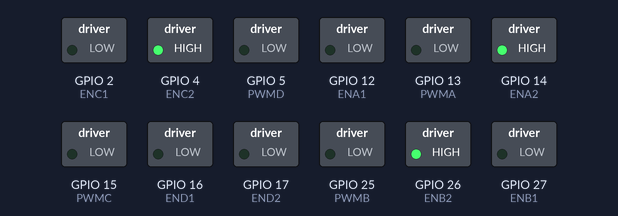
This sketch was run on a simulated ESP32. Parts: switched loads named in the sketch (green lamp = pin HIGH). Nothing arrives over Bluetooth unless stated; what the sketch prints to the serial monitor is not drawn.

Above: at 0.1 s.
Timing chart, 0 to 1.6 s (numbered marks = the images above):
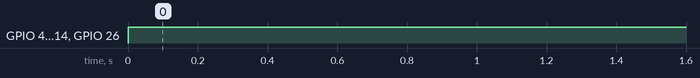

Measured:
- by itself, GPIO 4 (ENC2), GPIO 14 (ENA2), GPIO 26 (ENB2): LOW → HIGH at 0.00 s

The sketch:

TransporterOmni.ino
```cpp
#include <Ps3Controller.h>

#define PWMA  13
#define ENA1  12
#define ENA2  14
#define PWMB  25
#define ENB1  27
#define ENB2  26
#define PWMC  15
#define ENC1  2
#define ENC2  4
#define PWMD  5
#define END1  16
#define END2  17
#define SERVO 19

#define TIM_M1  2
#define TIM_M2  3
#define TIM_M3  4
#define TIM_M4  5
#define res     10
#define freq    1000

#define lambda 5
#define d2r(x) x*(PI/180)

#define LengthAlpha 0.1 // Ubah Disini untuk panjang dari sumbu roda ke tengah roda

int16_t x;
int16_t y;
int16_t th;

float atanVal;
int xR, yR;

void notify() {
  if ( Ps3.event.analog_changed.stick.rx != 0 || Ps3.event.analog_changed.stick.ry != 0 ) {
    atanVal = atan2(Ps3.data.analog.stick.rx, Ps3.data.analog.stick.ry);
    atanVal = (atanVal * 180 / PI);
    Serial.println(atanVal);
  }

  if ( Ps3.event.analog_changed.stick.lx != 0 || Ps3.event.analog_changed.stick.ly != 0) {
    xR = Ps3.data.analog.stick.lx;
    yR = Ps3.data.analog.stick.ly;
  }
}

void onConnect(){
    Serial.println("Connected.");
}

void initialize(){
  pinMode(PWMA, OUTPUT);
  pinMode(ENA1, OUTPUT);
  pinMode(ENA2, OUTPUT);
  pinMode(PWMB, OUTPUT);
  pinMode(ENB1, OUTPUT);
  pinMode(ENB2, OUTPUT);
  pinMode(PWMC, OUTPUT);
  pinMode(ENC1, OUTPUT);
  pinMode(ENC2, OUTPUT);
  pinMode(PWMD, OUTPUT);
  pinMode(END1, OUTPUT);
  pinMode(END2, OUTPUT);
  ledcAttachPin(PWMA, TIM_M1);
  ledcSetup(TIM_M1, freq, res);
  ledcAttachPin(PWMB, TIM_M2);
  ledcSetup(TIM_M2, freq, res);
  ledcAttachPin(PWMC, TIM_M3);
  ledcSetup(TIM_M3, freq, res);
  ledcAttachPin(PWMD, TIM_M4);
  ledcSetup(TIM_M4, freq, res);
}

void setup() {
  Serial.begin(115200);
  initialize();
  Ps3.attach(notify);
  Ps3.attachOnConnect(onConnect);
  Ps3.begin("00:1A:7D:DA:71:13"); // Masukan MAC ADDRESS Ps Kalian
  Serial.println("Ready.");
}

void loop()
{
  if(!Ps3.isConnected()) return;

  kinMotor(yR, -xR, (atanVal*-1) * 400);
}

void kinMotor(int x, int y, int th) {
  int m1, m2, m3;
  m1 = lambda * (cos(d2r(135))*x + sin(d2r(135))*y + LengthAlpha*d2r(th));
  m2 = lambda * (cos(d2r(-90))*x + sin(d2r(-90))*y + LengthAlpha*d2r(th));
  m3 = lambda * (cos(d2r(45))*x + sin(d2r(45))*y + LengthAlpha*d2r(th));

  set_pwm(TIM_M1, m1);
  set_pwm(TIM_M2, m2);
  set_pwm(TIM_M3, m3);
}


void set_pwm(byte _chann, int _val) {
  switch (_chann) {
    case TIM_M1:
      digitalWrite(ENA1, _val < 0);
      digitalWrite(ENA2, _val >= 0);
      if (_val < 0) _val = _val * -1;
      ledcWrite(_chann, _val);
      break;
    case TIM_M2:
      digitalWrite(ENB1, _val < 0);
      digitalWrite(ENB2, _val >= 0);
      if (_val < 0) _val = _val * -1;
      ledcWrite(_chann, _val);
      break;
    case TIM_M3:
      digitalWrite(ENC1, _val < 0);
      digitalWrite(ENC2, _val >= 0);
      if (_val < 0) _val = _val * -1;
      ledcWrite(_chann, _val);
      break;
    case TIM_M4:
      digitalWrite(END1, _val >= 0);
      digitalWrite(END2, _val < 0);
      if (_val < 0) _val = _val * -1;
      ledcWrite(_chann, _val);
      break;
  }
}
```
